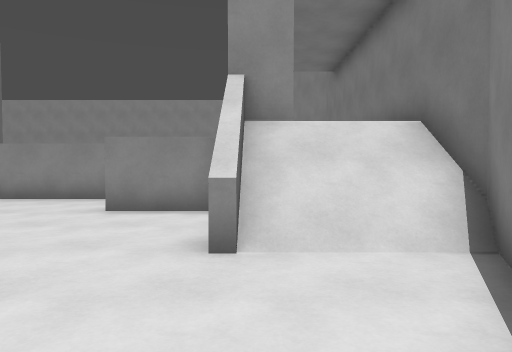
view 1 (above)

24 first-person views from a walk through a Godot game level. The camera is 1.3 m above the floor, tilts 2° down and sees 70° across. The floor is counted in squares, 1.44 m on a side. Each view is taken from the middle of a square. On the plan, view 1 faces up. The plan holds only what a view shows up to about 13 squares ahead; the rest is blank. The place goes on beyond the plan. Characters and animated objects are left out.

view 2
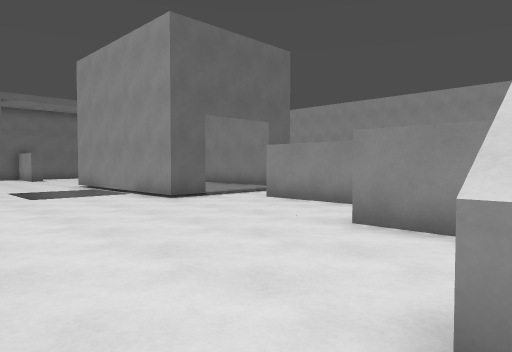

view 3
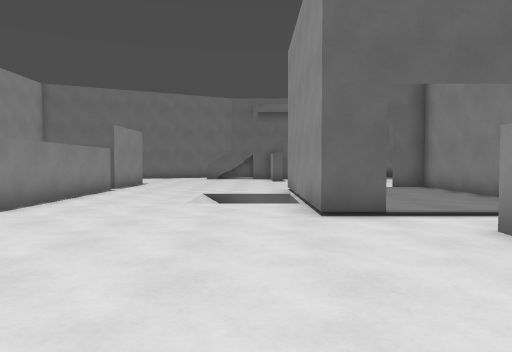

view 4
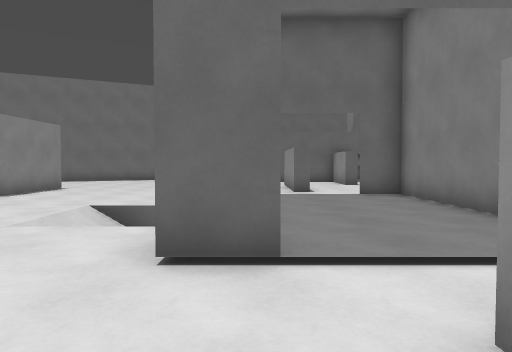

view 5
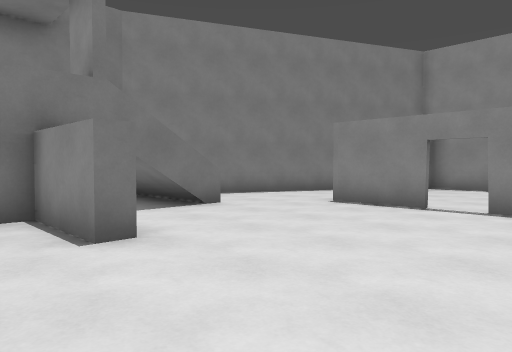

view 6
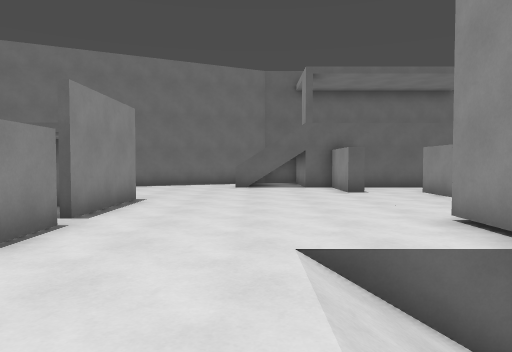

view 7
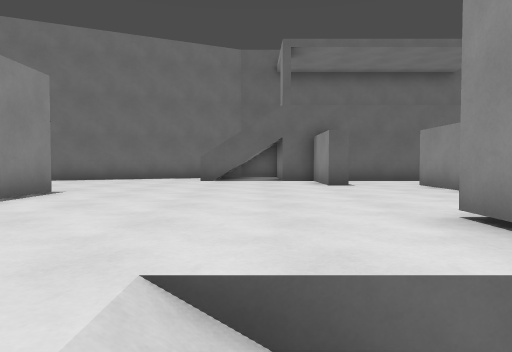

view 8
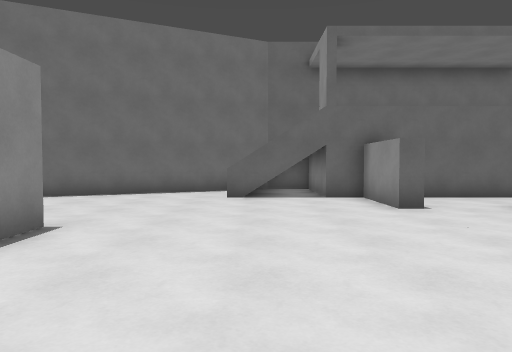

view 9
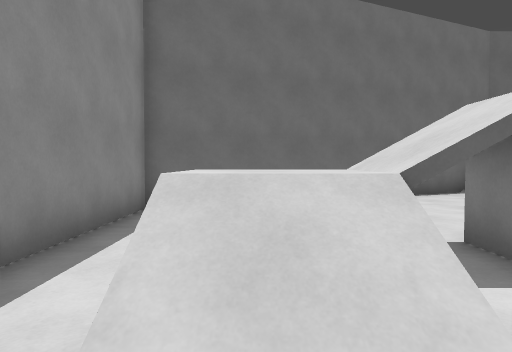

view 10
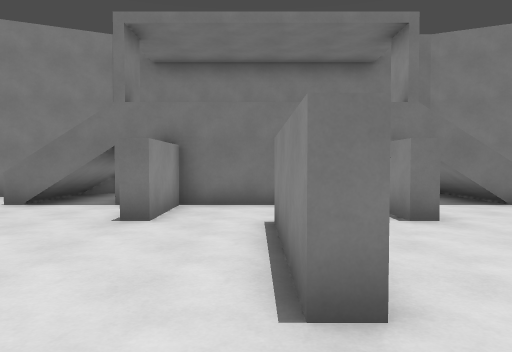

view 11
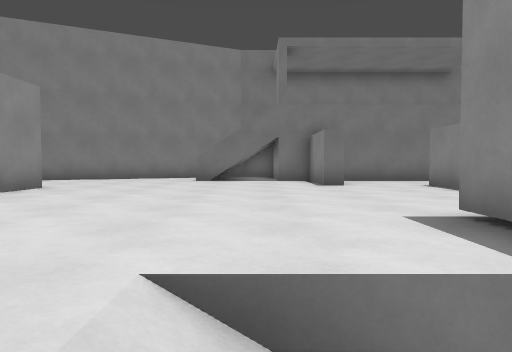

view 12
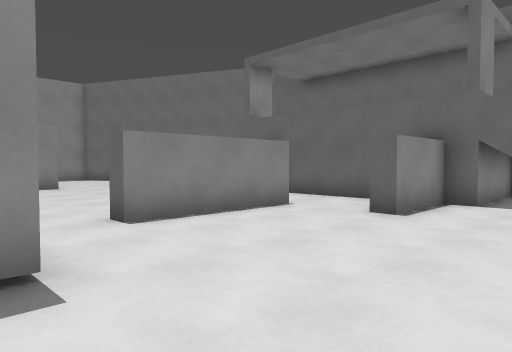

view 13
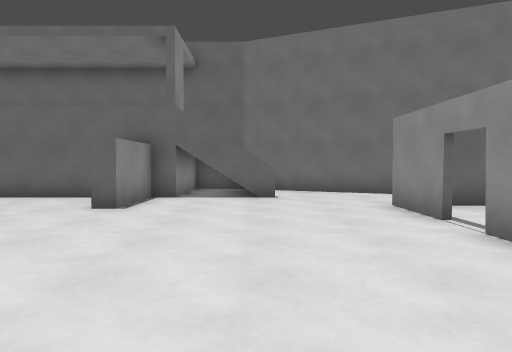

view 14
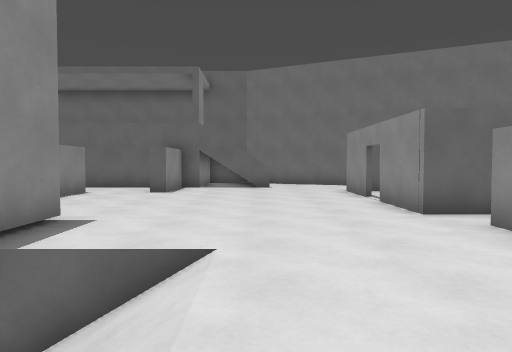

view 15
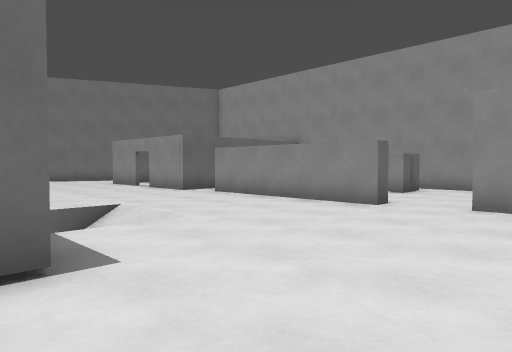

view 16
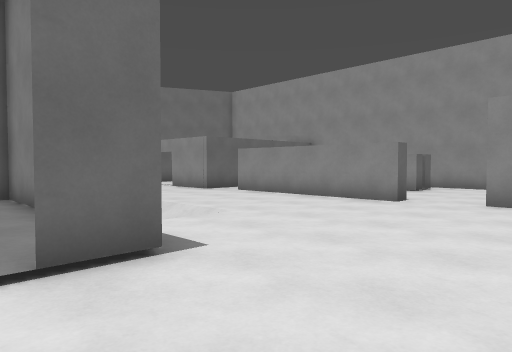

view 17
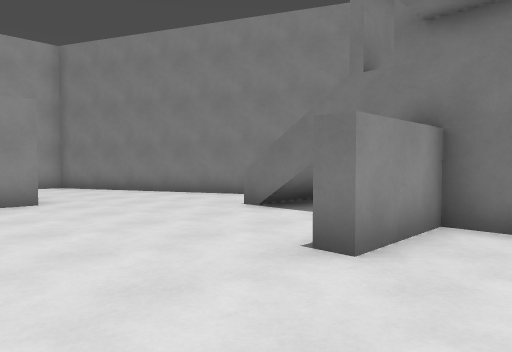

view 18
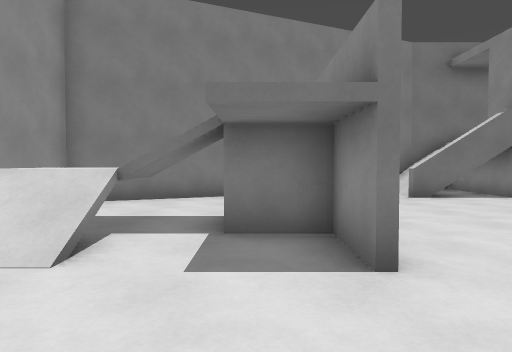

view 19
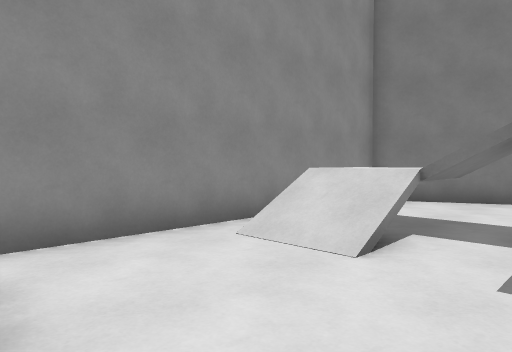

view 20
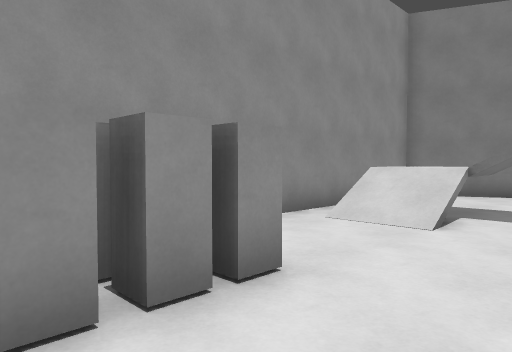

view 21
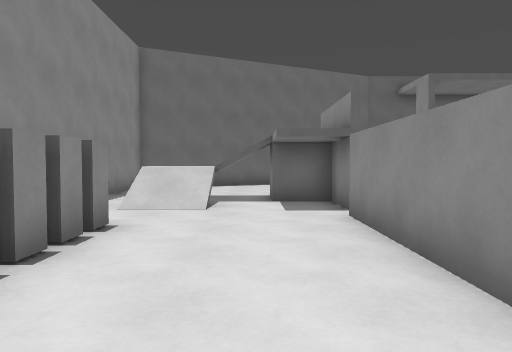

view 22
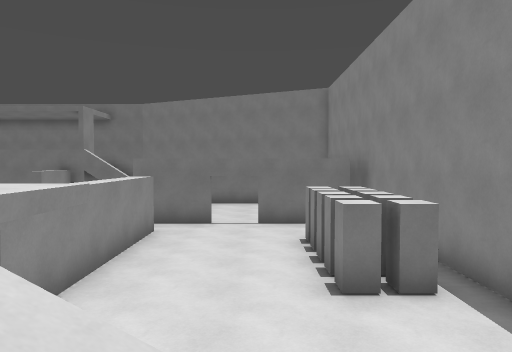

view 23
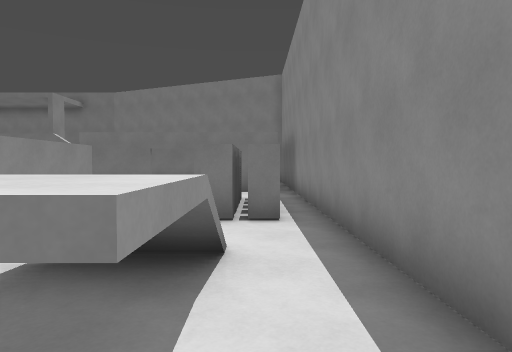

view 24
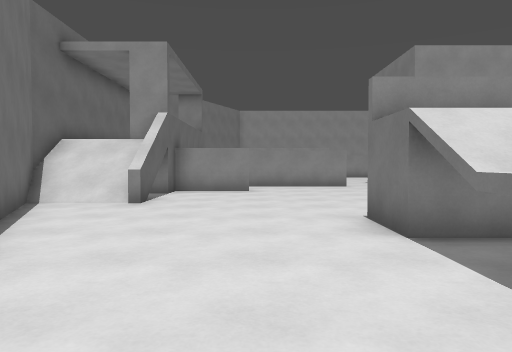

### Floor plan
Key: @ floor where view 1 was taken; # wall or solid block; x gap in a wall; . main floor; : floor 1.25 m higher than the main floor; / step, stairs or slope; = window, fence, low wall or low ledge; ^ raised ledge.
Columns run from 26 left of view 1 to 3 right of it. Each row starts with its distance up from view 1.
 25                 ##########
 24                 .....   .#
 23                ##.../::..##
 22               ###.../::...#
 21                ......//...##
 20      #.       . .....# ....#
 19  ##. #..   #x#####..###....##
 18  #...###.###................#
 17  #..........................#
 16 ##..........................
 15 #//^......................^//#
 14 #  #.........////.........^  #
 13 #==x.........// /.........#  #
 12   ####.....###// ##.....##^  #
 11    #.......#......#.......=  #
 10    #......................=  #
  9    #..####..........####..=  #
  8    #.......    ...#.......=  #
  7   ####.....########.....##^  #
  6 #==x.........// /.........x= #
  5 #//#.........////.........^//#
  4 #//#......................^//#
  3 ##..........................##
  2  #................. #.###...#
  1  #......###xx#####.# ...#...#
  0  ##.....##.........# ..  .@##
 -1   #.....#=..............  .#
 -2   ##....////............  ##
 -3    #..../://.......#  ..
 -4    ##  ......####..#  ..#
 -5     #..............######
 -6     ################

Where each view was taken, in squares from view 1:
view 1: 0 up, 0 right, facing up
view 2: 2 up, 0 right, facing up-left
view 3: 6 up, 2 left, facing left
view 4: 8 up, 5 left, facing left
view 5: 9 up, 7 left, facing down-right
view 6: 4 up, 9 left, facing left
view 7: 5 up, 11 left, facing left
view 8: 4 up, 13 left, facing left
view 9: 3 down, 14 left, facing left
view 10: 10 up, 9 left, facing right
view 11: 14 up, 12 left, facing right
view 12: 15 up, 14 left, facing down-left
view 13: 15 up, 13 left, facing left
view 14: 15 up, 9 left, facing left
view 15: 11 up, 5 left, facing up-left
view 16: 10 up, 5 left, facing up-left
view 17: 10 up, 6 left, facing up-right
view 18: 20 up, 10 left, facing right
view 19: 20 up, 10 left, facing up-right
view 20: 20 up, 12 left, facing up-right
view 21: 1 down, 8 left, facing left
view 22: 2 down, 18 left, facing right
view 23: 4 down, 19 left, facing right
view 24: 5 down, 20 left, facing up
